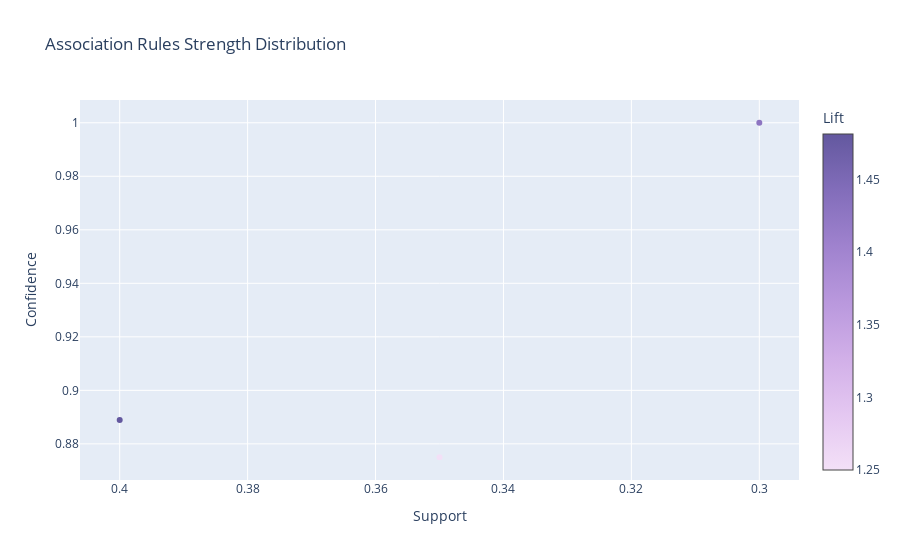
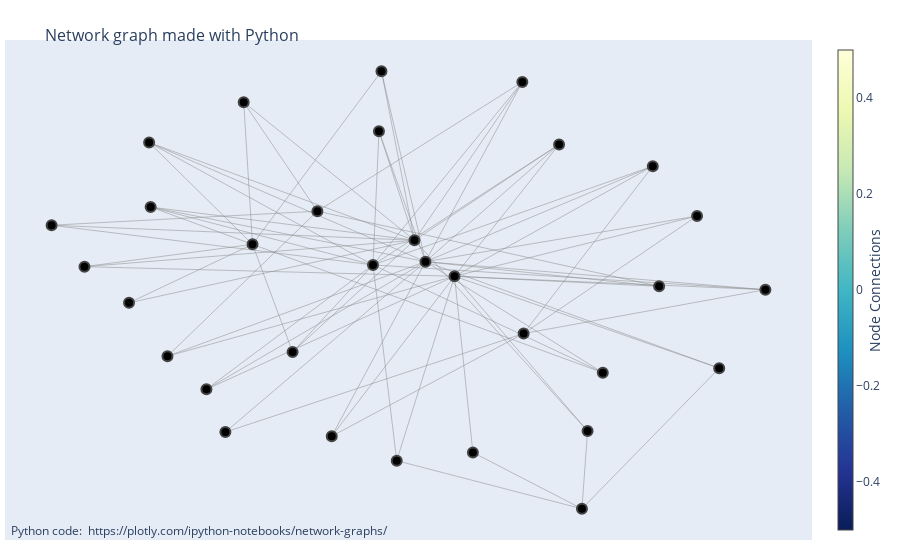

Notebook source saved alongside these figures, in order:
### Code cell
freqItemSet, rules = apriori(transactions, minSup=min_sup, minConf=0.8)
rules = [rule for rule in rules if len(rule[1]) == 1]
output_apriori(rules)

### Figure 1 — Plotly figure (JSON) as saved in the notebook; plotly's stock layout.template omitted (floating-point values rounded to 4 significant figures)
{"data": [{"marker": {"color": [1.25, 1.481, 1.429], "colorbar": {"title": {"text": "Lift"}}, "colorscale": [[0.0, "rgb(243, 224, 247)"], [0.1667, "rgb(228, 199, 241)"], [0.3333, "rgb(209, 175, 232)"], [0.5, "rgb(185, 152, 221)"], [0.6667, "rgb(159, 130, 206)"], [0.8333, "rgb(130, 109, 186)"], [1.0, "rgb(99, 88, 159)"]]}, "mode": "markers", "text": ["('Брюки',) => ('Футболка',), Lift: 1.2499999999999998", "('Кроссовки',) => ('Куртка',), Lift: 1.4814814814814814", "('Шапка',) => ('Джинсы',), Lift: 1.4285714285714286"], "x": [0.35, 0.4, 0.3], "y": [0.875, 0.8889, 1.0], "type": "scatter"}], "layout": {"xaxis": {"title": {"text": "Support"}, "autorange": "reversed"}, "title": {"text": "Association Rules Strength Distribution"}, "yaxis": {"title": {"text": "Confidence"}}}}

### Figure 2 — Plotly figure (JSON) as saved in the notebook; plotly's stock layout.template omitted (floating-point values rounded to 4 significant figures; data arrays with more than 128 entries replaced by an {"elided": "..."} marker saying what was removed)
{"data": [{"hoverinfo": "none", "line": {"color": "#888", "width": 0.5}, "mode": "lines", "x": {"elided": "225 float values"}, "y": {"elided": "225 float values"}, "type": "scatter"}, {"hoverinfo": "text", "marker": {"color": [], "colorbar": {"thickness": 15, "title": {"side": "right", "text": "Node Connections"}, "xanchor": "left"}, "colorscale": [[0.0, "rgb(255,255,217)"], [0.125, "rgb(237,248,177)"], [0.25, "rgb(199,233,180)"], [0.375, "rgb(127,205,187)"], [0.5, "rgb(65,182,196)"], [0.625, "rgb(29,145,192)"], [0.75, "rgb(34,94,168)"], [0.875, "rgb(37,52,148)"], [1.0, "rgb(8,29,88)"]], "line": {"width": 2}, "reversescale": true, "showscale": true, "size": 10}, "mode": "markers", "text": ["0", "Джинсы", "Кроссовки", "Куртка", "1", "Футболка", "2", "Рубашка", "3", "4", "5", "Брюки", "6", "Сумка", "7", "8", "9", "10", "Шапка", "11", "12", "13", "14", "15", "16", "17", "18", "19", "20", "21", "22", "23"], "x": [-0.7688, 0.1355, -0.3582, 0.0376, -0.04308, 0.06451, -0.3797, -0.1996, -0.566, 0.6355, -0.1646, 0.3043, -0.04915, -0.06376, -0.4708, -0.4245, -0.66, 0.1804, 0.4469, 0.7282, -0.005742, 0.4979, -0.2603, 0.4607, -0.8492, 0.7823, 0.3012, 0.8952, 0.62, 0.391, -0.6108, -0.6071], "y": [0.06784, 0.0254, 0.1662, 0.1843, 0.9298, 0.08979, 0.7934, 0.3126, -0.327, -0.019, -0.68, -0.2271, 0.6651, 0.0755, -0.4733, -0.6618, -0.0916, -0.7518, -1.0, 0.2913, -0.788, -0.3997, -0.3087, -0.6571, 0.2506, -0.3798, 0.8826, -0.03385, 0.511, 0.607, 0.6155, 0.3308], "type": "scatter"}], "layout": {"annotations": [{"showarrow": false, "text": "Python code: <a href='https://plotly.com/ipython-notebooks/network-graphs/'> https://plotly.com/ipython-notebooks/network-graphs/</a>", "x": 0.005, "xref": "paper", "y": -0.002, "yref": "paper"}], "hovermode": "closest", "margin": {"b": 20, "l": 5, "r": 5, "t": 40}, "showlegend": false, "title": {"font": {"size": 16}, "text": "<br>Network graph made with Python"}, "xaxis": {"showgrid": false, "showticklabels": false, "zeroline": false}, "yaxis": {"showgrid": false, "showticklabels": false, "zeroline": false}}}
